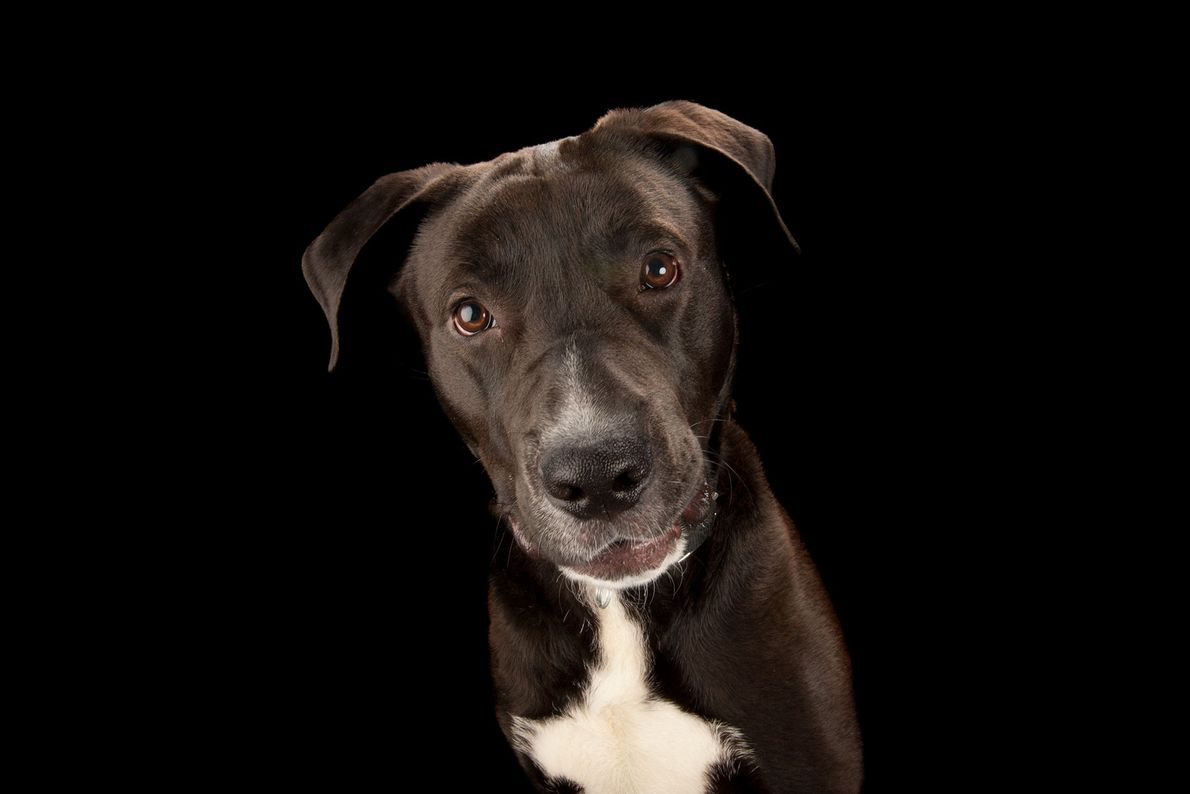
#> input picture dog.jpg, 1190 x 794 px
$ python main.py
#> lines starting #> are read from the running program, lines starting #| are printed output that depends on the picture
import matplotlib as mpl
import matplotlib.pyplot as plt

from sklearn.cluster import KMeans

image = mpl.image.imread('dog.jpg')
#> image is the input picture: shape (794, 1190, 3); mean R, G, B 19.1, 15.7, 13.6
# plt.imshow(image)
# print(image.shape)

x = image.reshape(-1,3)
# print(x.shape)

kmeans = KMeans(n_clusters = 2,n_init=10)
kmeans.fit(x)

segmented_image = kmeans.cluster_centers_[kmeans.labels_]
segmented_image = segmented_image.reshape(image.shape)

plt.imshow(segmented_image/255)
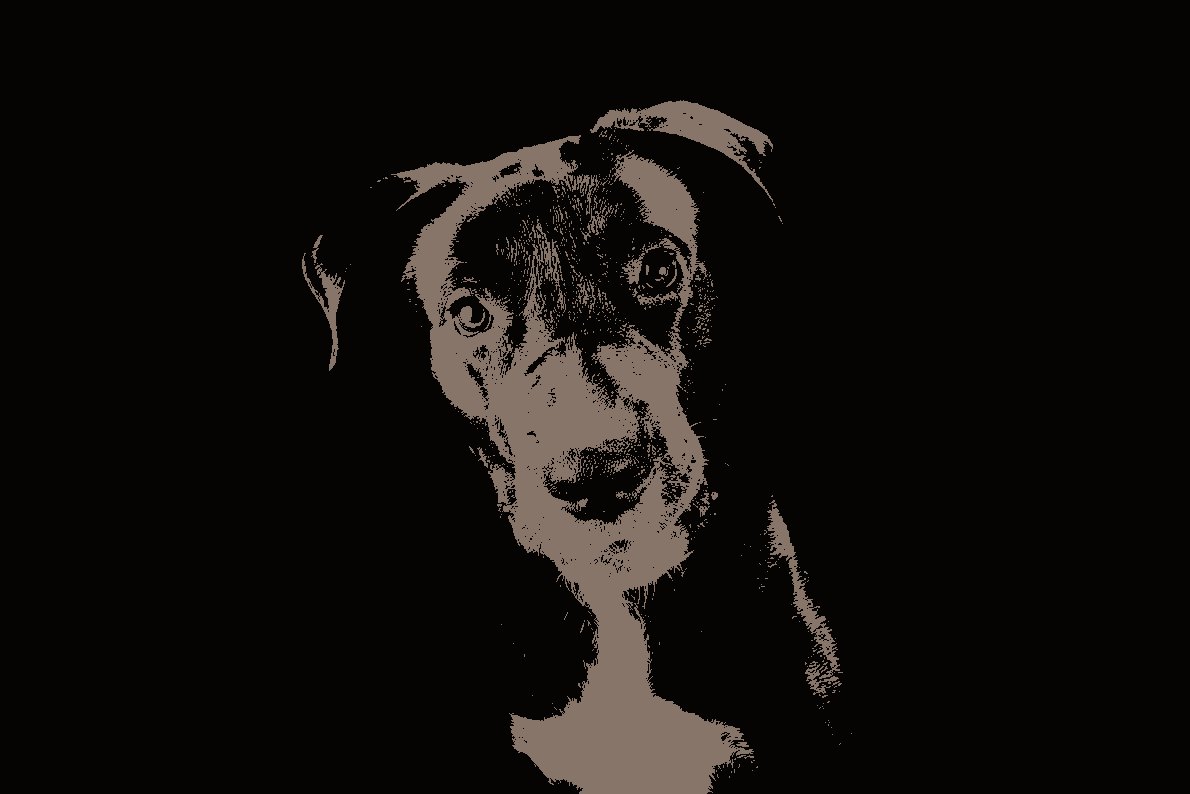
#> shown: shape (794, 1190, 3) float64; mean R, G, B 0.075, 0.0616, 0.0533
